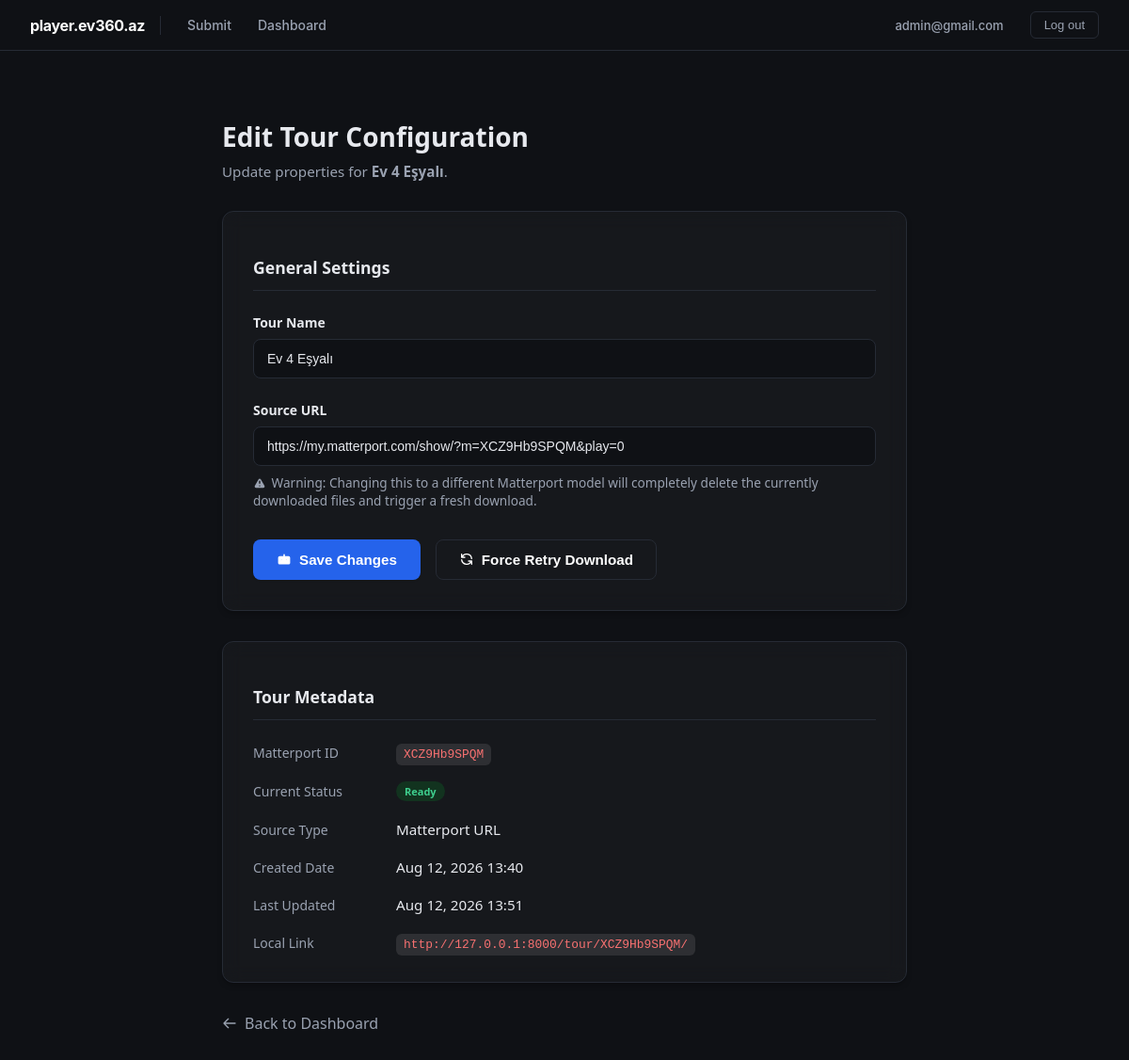
The app's page /tour/104/edit/ (signed in) with its own data.
### tours/models.py (models this page shows, shortened)
class Tour(models.Model):
    matterport_id = models.CharField(max_length=32, unique=True, db_index=True)
    name = models.CharField(max_length=255, blank=True, default="")
    created_at = models.DateTimeField(auto_now_add=True)
    class Meta:
        ordering = ["-created_at"]
    @property
    def latest_upload(self):
        return self.uploads.order_by("-created_at").first()
    @property
    def local_url(self) -> str:
        return f"{settings.PLAYER_PUBLIC_BASE_URL}/tour/{self.matterport_id}/"

class TourUpload(models.Model):
    class SourceType(models.TextChoices):
        URL = "url", "Matterport URL"
        ZIP = "zip", "ZIP Upload"
    class Status(models.TextChoices):
        PENDING = "pending", "Pending"
        DOWNLOADING = "downloading", "Downloading"
        READY = "ready", "Ready"
        FAILED = "failed", "Failed"
    tour = models.ForeignKey(
        Tour, on_delete=models.CASCADE, related_name="uploads", null=True, blank=True
    )
    source_type = models.CharField(max_length=10, choices=SourceType.choices)
    source_url = models.URLField(blank=True)
    original_zip_name = models.CharField(max_length=255, blank=True)
    status = models.CharField(max_length=20, choices=Status.choices, default=Status.PENDING)
    local_path = models.CharField(max_length=255, blank=True)
    error_message = models.TextField(blank=True)
    celery_task_id = models.CharField(max_length=64, blank=True)
    created_at = models.DateTimeField(auto_now_add=True)
    updated_at = models.DateTimeField(auto_now=True)
    class Meta:
        ordering = ["-created_at"]

### tours/views.py (the view, shortened to what this page needs)
# urls.py: path("tour/<int:tour_id>/edit/", views.edit_tour_view, name="edit_tour"),
@login_required
def edit_tour_view(request, tour_id):
    tour = get_object_or_404(Tour, id=tour_id)
    latest = tour.latest_upload
    return render(request, "tours/edit_tour.html", {"tour": tour, "latest": latest})

### tours/templates/tours/edit_tour.html (shortened to what this page needs)
{% extends "tours/base.html" %}
{% block content %}
<div class="edit-container">
  <header class="page-header">
    <h1 class="page-title">Edit Tour Configuration</h1>
    <p class="page-desc">Update properties for <strong>{{ tour.name|default:tour.matterport_id }}</strong>.</p>
  </header>
  <div class="card">
    <h2 class="card-header">General Settings</h2>
    <form method="post" id="edit-form">
      <div class="form-group">
        <label class="form-label">Tour Name</label>
        <input type="text" name="name" value="{{ tour.name }}" placeholder="e.g. Downtown Highrise" class="form-control">
      </div>
      {% if latest.source_type == "url" %}
      <div class="form-group">
        <label class="form-label">Source URL</label>
        <input type="text" name="source_url" value="{{ latest.source_url }}" class="form-control">
        <span class="help-text">
          Warning: Changing this to a different Matterport model will completely delete the currently downloaded files and trigger a fresh download.
        </span>
      </div>
      {% endif %}
    </form>
    <div class="btn-group">
      <button type="submit" form="edit-form" name="action" value="save" class="btn btn-primary">
        Save Changes
      </button>
      {% if latest.source_type == "url" %}
      <form method="post" style="margin:0;">
        <button type="submit" name="action" value="retry" class="btn btn-secondary">
          <svg style="width:16px;height:16px;fill:none;stroke:currentColor;stroke-width:2;" viewBox="0 0 24 24"><path stroke-linecap="round" stroke-linejoin="round" d="M4 4v5h.582m15.356 2A8.001 8.001 0 004.582 9m0 0H9m11 11v-5h-.581m0 0a8.003 8.003 0 01-15.357-2m15.357 2H15"></path></svg>
          Force Retry Download
        </button>
      </form>
      {% endif %}
    </div>
  </div>
  <div class="card">
    <h2 class="card-header">Tour Metadata</h2>
    <div class="details-grid">
      <div class="detail-key">Matterport ID</div>
      <div class="detail-value"><code>{{ tour.matterport_id }}</code></div>
      <div class="detail-key">Current Status</div>
      <div class="detail-value"><span class="badge badge-{{ latest.status }}">{{ latest.get_status_display }}</span></div>
      <div class="detail-key">Source Type</div>
      <div class="detail-value">{{ latest.get_source_type_display }}</div>
      <div class="detail-key">Created Date</div>
      <div class="detail-value">{{ tour.created_at|date:"M d, Y H:i" }}</div>
      <div class="detail-key">Last Updated</div>
      <div class="detail-value">{{ latest.updated_at|date:"M d, Y H:i" }}</div>
      {% if latest.status == "ready" %}
      <div class="detail-key">Local Link</div>
      <div class="detail-value">
        <a href="{{ tour.local_url }}" target="_blank"><code>{{ tour.local_url }}</code></a>
      </div>
      {% endif %}
    </div>
  </div>
  <a href="{% url 'dashboard' %}" class="back-link">
    <svg style="width:16px;height:16px;fill:none;stroke:currentColor;stroke-width:2;" viewBox="0 0 24 24"><path stroke-linecap="round" stroke-linejoin="round" d="M10 19l-7-7m0 0l7-7m-7 7h18"></path></svg>
    Back to Dashboard
  </a>
</div>
{% endblock %}

### tours/templates/tours/base.html (shortened to what this page needs)
<!DOCTYPE html>
<html lang="az">
<head>
</head>
<body>
<nav>
  <div class="nav-left">
    <span class="brand">player.ev360.az</span>
    <div class="nav-links">
      <a href="{% url 'submit' %}" class="{% if request.resolver_match.url_name == 'submit' %}active{% endif %}">Submit</a>
      <a href="{% url 'dashboard' %}" class="{% if request.resolver_match.url_name == 'dashboard' %}active{% endif %}">Dashboard</a>
    </div>
  </div>
  <div class="nav-right">
    {% if user.is_authenticated %}
      <a href="{% url 'profile' %}" class="user-email">{{ user.email }}</a>
      <form method="post" action="{% url 'logout' %}" style="display:inline; margin: 0; padding: 0;">
        <button type="submit" class="logout-btn">Log out</button>
      </form>
    {% else %}
      <a href="{% url 'login' %}">Log in</a>
    {% endif %}
  </div>
</nav>
<main>
  {% block content %}  {% endblock %}
</main>
</body>
</html>

### tours/templates/tours/base.html (style rules this page uses)
:root { --bg: #0f1115; --panel: #171a21; --border: #262b35; --text: #e7e9ee; --muted: #9aa2b1; --accent: #4f8cff; --ok: #3ecf8e; --fail: #ff6161; --warn: #ffb454; --hover-bg: rgba(255, 255, 255, 0.06); }
* { box-sizing: border-box; }
body { margin: 0; background: var(--bg); color: var(--text); font-family: -apple-system, BlinkMacSystemFont, "Segoe UI", Roboto, Helvetica, Arial, sans-serif; }
nav { display: flex; justify-content: space-between; align-items: center; padding: 12px 32px; background: var(--bg); border-bottom: 1px solid var(--border); }
.nav-left, .nav-right { display: flex; align-items: center; gap: 16px; }
nav .brand { font-weight: 700; color: #ffffff; font-size: 16px; letter-spacing: -0.02em; padding-right: 16px; border-right: 1px solid var(--border); }
.nav-links { display: flex; gap: 4px; }
nav a { color: var(--muted); text-decoration: none; font-size: 14px; font-weight: 500; padding: 6px 12px; border-radius: 6px; transition: all 0.2s ease; }
.user-email { font-size: 13px; color: var(--muted); }
.logout-btn { margin: 0; padding: 6px 14px; background: transparent; border: 1px solid var(--border); border-radius: 6px; color: var(--muted); font-size: 13px; font-weight: 500; cursor: pointer; transition: all 0.2s ease; }
main { max-width: 1100px; margin: 0 auto; padding: 40px 24px; }
h1 { font-size: 22px; margin: 0 0 6px; }
input[type=url], input[type=text] { width: 100%; padding: 12px 14px; background: #0f1115; border: 1px solid var(--border); border-radius: 8px; color: var(--text); font-size: 14px; }
.badge { display: inline-block; padding: 3px 9px; border-radius: 20px; font-size: 11px; font-weight: 600; }
.badge-ready { background: #12331f; color: var(--ok); }
code { background: #0f1115; padding: 2px 6px; border-radius: 4px; font-size: 12px; color: var(--accent); }
.btn { display: inline-block; padding: 6px 14px; border: none; border-radius: 6px; font-size: 0.9rem; font-weight: 500; cursor: pointer; transition: background 0.15s ease; }

### records on screen
Tour: name "Ev 4 Eşyalı", matterport_id "XCZ9Hb9SPQM", created_at "Aug 12, 2026 13:40", local_url "http://127.0.0.1:8000/tour/XCZ9Hb9SPQM/"
TourUpload: source_url "https://my.matterport.com/show/?m=XCZ9Hb9SPQM&play=0", status "Ready", source_type "Matterport URL", updated_at "Aug 12, 2026 13:51"

### other values on screen
{{ user.email }} "admin@gmail.com"
